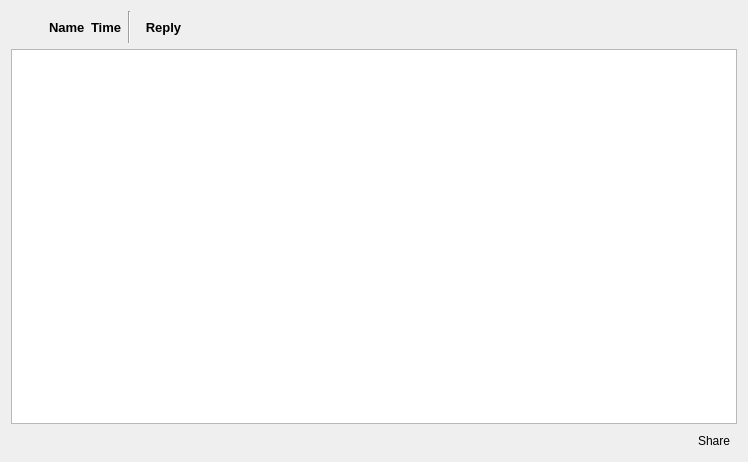
<?xml version="1.0" encoding="UTF-8"?>
<ui version="4.0">
 <class>GxsForumMessageDialog</class>
 <widget class="QWidget" name="GxsForumMessageDialog">
  <property name="geometry">
   <rect>
    <x>0</x>
    <y>0</y>
    <width>748</width>
    <height>462</height>
   </rect>
  </property>
  <property name="windowTitle">
   <string>Photo View</string>
  </property>
  <property name="layoutDirection">
   <enum>Qt::LeftToRight</enum>
  </property>
  <layout class="QGridLayout" name="gridLayout">
   <item row="0" column="0">
    <layout class="QHBoxLayout" name="horizontalLayout">
     <item>
      <widget class="AvatarWidget" name="avatarWidget" native="true">
       <property name="minimumSize">
        <size>
         <width>32</width>
         <height>32</height>
        </size>
       </property>
       <property name="maximumSize">
        <size>
         <width>32</width>
         <height>32</height>
        </size>
       </property>
      </widget>
     </item>
     <item>
      <widget class="GxsIdLabel" name="nameLabel">
       <property name="font">
        <font>
         <family>MS Sans Serif</family>
         <pointsize>10</pointsize>
         <weight>75</weight>
         <bold>true</bold>
        </font>
       </property>
       <property name="text">
        <string>Name</string>
       </property>
      </widget>
     </item>
     <item>
      <widget class="QLabel" name="timeLabel">
       <property name="font">
        <font>
         <family>MS Sans Serif</family>
         <pointsize>10</pointsize>
         <weight>75</weight>
         <bold>true</bold>
        </font>
       </property>
       <property name="text">
        <string>Time</string>
       </property>
      </widget>
     </item>
     <item>
      <widget class="Line" name="line">
       <property name="orientation">
        <enum>Qt::Vertical</enum>
       </property>
      </widget>
     </item>
     <item>
      <widget class="QToolButton" name="replyButton">
       <property name="font">
        <font>
         <family>MS Sans Serif</family>
         <pointsize>10</pointsize>
         <weight>75</weight>
         <bold>true</bold>
        </font>
       </property>
       <property name="text">
        <string>Reply</string>
       </property>
       <property name="icon">
        <iconset resource="../icons.qrc">
         <normaloff>:/icons/mail/reply.png</normaloff>:/icons/mail/reply.png</iconset>
       </property>
       <property name="iconSize">
        <size>
         <width>24</width>
         <height>24</height>
        </size>
       </property>
       <property name="toolButtonStyle">
        <enum>Qt::ToolButtonTextBesideIcon</enum>
       </property>
       <property name="autoRaise">
        <bool>true</bool>
       </property>
      </widget>
     </item>
     <item>
      <spacer name="horizontalSpacer">
       <property name="orientation">
        <enum>Qt::Horizontal</enum>
       </property>
       <property name="sizeHint" stdset="0">
        <size>
         <width>0</width>
         <height>20</height>
        </size>
       </property>
      </spacer>
     </item>
    </layout>
   </item>
   <item row="1" column="0">
    <widget class="RSTextBrowser" name="postText">
     <property name="font">
      <font>
       <family>MS Sans Serif</family>
      </font>
     </property>
    </widget>
   </item>
   <item row="2" column="0">
    <layout class="QHBoxLayout" name="horizontalLayout_2">
     <item>
      <spacer name="horizontalSpacer_2">
       <property name="orientation">
        <enum>Qt::Horizontal</enum>
       </property>
       <property name="sizeHint" stdset="0">
        <size>
         <width>128</width>
         <height>20</height>
        </size>
       </property>
      </spacer>
     </item>
     <item>
      <widget class="QToolButton" name="shareButton">
       <property name="toolTip">
        <string>Copy RetroShare link</string>
       </property>
       <property name="text">
        <string>Share</string>
       </property>
       <property name="icon">
        <iconset>
         <normaloff>:/images/share.png</normaloff>:/images/share.png</iconset>
       </property>
       <property name="toolButtonStyle">
        <enum>Qt::ToolButtonTextBesideIcon</enum>
       </property>
       <property name="autoRaise">
        <bool>true</bool>
       </property>
      </widget>
     </item>
    </layout>
   </item>
  </layout>
 </widget>
 <customwidgets>
  <customwidget>
   <class>GxsIdLabel</class>
   <extends>QLabel</extends>
   <header>gui/gxs/GxsIdLabel.h</header>
  </customwidget>
  <customwidget>
   <class>AvatarWidget</class>
   <extends>QWidget</extends>
   <header>gui/common/AvatarWidget.h</header>
   <container>1</container>
  </customwidget>
  <customwidget>
   <class>RSTextBrowser</class>
   <extends>QTextBrowser</extends>
   <header>gui/common/RSTextBrowser.h</header>
  </customwidget>
 </customwidgets>
 <resources>
  <include location="../icons.qrc"/>
 </resources>
 <connections/>
</ui>
